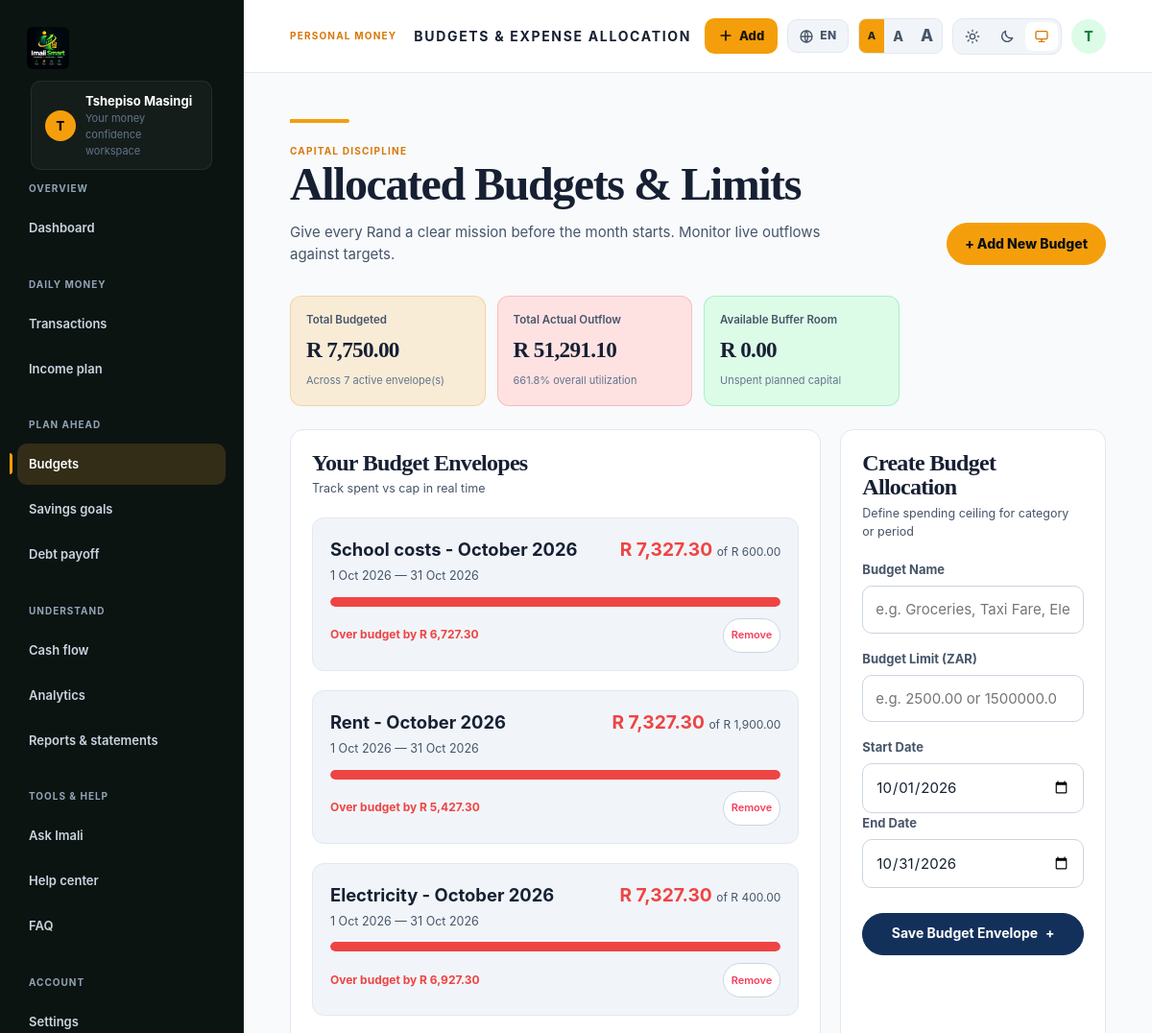
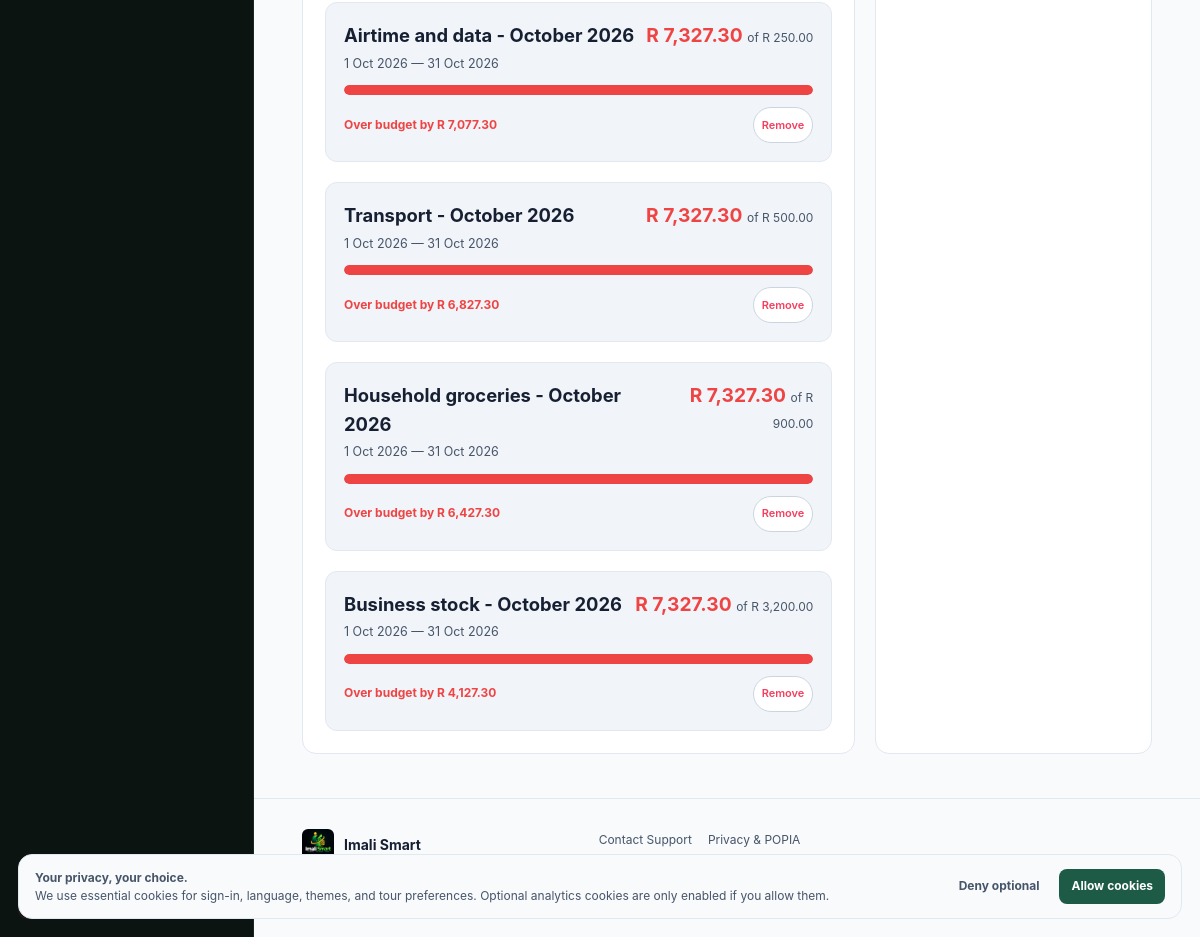
/budgets.php (signed in), run on the app's committed database (2 pictures, top to bottom).
### tables this page shows
CREATE TABLE IF NOT EXISTS users (
  id BIGINT UNSIGNED AUTO_INCREMENT PRIMARY KEY, firebase_uid VARCHAR(128) NULL UNIQUE,
  auth_provider VARCHAR(32) NOT NULL DEFAULT 'local', full_name VARCHAR(160) NOT NULL,
  email VARCHAR(190) NOT NULL UNIQUE, phone_number VARCHAR(40) NULL, alternative_email VARCHAR(190) NULL,
  date_of_birth DATE NULL, province VARCHAR(80) NULL, city VARCHAR(100) NULL,
  preferred_contact_method ENUM('email','phone','none') NOT NULL DEFAULT 'email', password_hash VARCHAR(255) NOT NULL,
  preferred_language VARCHAR(12) NOT NULL DEFAULT 'en', currency_code CHAR(3) NOT NULL DEFAULT 'ZAR',
  opening_balance DECIMAL(14,2) NOT NULL DEFAULT 0.00, firebase_synced_at DATETIME NULL,
  created_at TIMESTAMP NOT NULL DEFAULT CURRENT_TIMESTAMP, updated_at TIMESTAMP NOT NULL DEFAULT CURRENT_TIMESTAMP ON UPDATE CURRENT_TIMESTAMP,
  deleted_at TIMESTAMP NULL DEFAULT NULL, KEY idx_users_language (preferred_language)
);

CREATE TABLE IF NOT EXISTS budgets (
  id BIGINT UNSIGNED AUTO_INCREMENT PRIMARY KEY, user_id BIGINT UNSIGNED NOT NULL, category_id BIGINT UNSIGNED NULL,
  name VARCHAR(140) NOT NULL, amount DECIMAL(14,2) NOT NULL, period_start DATE NOT NULL, period_end DATE NOT NULL,
  scope VARCHAR(20) NOT NULL DEFAULT 'personal',
  created_at TIMESTAMP NOT NULL DEFAULT CURRENT_TIMESTAMP, updated_at TIMESTAMP NOT NULL DEFAULT CURRENT_TIMESTAMP ON UPDATE CURRENT_TIMESTAMP,
  KEY idx_budgets_owner_period (user_id, period_start, period_end),
  CONSTRAINT fk_budgets_user FOREIGN KEY (user_id) REFERENCES users(id) ON DELETE CASCADE,
  CONSTRAINT fk_budgets_category FOREIGN KEY (category_id) REFERENCES expense_categories(id) ON DELETE SET NULL
);

### budgets.php (the view, shortened to what the rows shown need)
<?php
require_once __DIR__ . '/config/app.php';
require_once __DIR__ . '/config/database.php';
require_once __DIR__ . '/includes/auth.php';
require_once __DIR__ . '/includes/functions.php';
require_auth();
$user = current_user();
$budgets = [];
if (database_ready()) {
    try {
        $stmt = db()->prepare('
            SELECT id, name, amount, period_start, period_end
            FROM budgets
            WHERE user_id = :user_id
            ORDER BY period_end DESC, id DESC
        ');
        $stmt->execute(['user_id' => $user['id']]);
        $rawBudgets = $stmt->fetchAll();
        $txStmt = db()->prepare("
            SELECT amount, transaction_date
            FROM transactions
            WHERE user_id = :user_id AND transaction_type = 'expense' AND deleted_at IS NULL
        ");
        $txStmt->execute(['user_id' => $user['id']]);
        $userExpenses = $txStmt->fetchAll();
        foreach ($rawBudgets as $b) {
            $bAmount = (float) $b['amount'];
            $start = $b['period_start'];
            $end = $b['period_end'];
            $spent = 0.0;
            foreach ($userExpenses as $tx) {
                $txDate = (string) $tx['transaction_date'];
                if ($txDate >= $start && $txDate <= $end) {
                    $spent += (float) $tx['amount'];
                }
            }
            $pct = $bAmount > 0 ? min(150, round(($spent / $bAmount) * 100)) : 0;
            $remaining = max(0.0, $bAmount - $spent);
            $budgets[] = array_merge($b, [
                'spent' => $spent,
                'pct' => $pct,
                'remaining' => $remaining,
                'is_over' => $spent > $bAmount,
            ]);
        }
    } catch (Throwable $e) {}
}
$page_title = 'Budgets & Expense Allocation';
require __DIR__ . '/includes/header.php';
?>
<div class="page-heading">
    <div>
        <h1>Allocated Budgets &amp; Limits</h1>
    </div>
</div>
<div class="dashboard-grid">
    <section class="panel">
        <div class="panel__heading">
            <div>
                <h2>Your Budget Envelopes</h2>
            </div>
        </div>
        <?php if (empty($budgets)) : ?>
            <div class="empty-state">
                <div class="empty-state__mark">◒</div>
                <h3>No budgets established yet</h3>
                <p>Creating your first budget takes 30 seconds. Choose an essential category like groceries or fuel.</p>
            </div>
        <?php else : ?>
            <div style="display: flex; flex-direction: column; gap: 20px;">
                <?php foreach ($budgets as $b) :
                    $barColor = $b['is_over'] ? '#ef4444' : ($b['pct'] >= 85 ? '#eab308' : '#22c55e');
                ?>
                    <div style="padding: 18px; background: var(--paper-deep); border: 1px solid var(--line); border-radius: 12px;">
                        <div style="display: flex; justify-content: space-between; align-items: flex-start; margin-bottom: 8px;">
                            <div>
                                <div style="display: flex; align-items: center; gap: 8px;">
                                    <strong style="font-size: 1.15rem; color: var(--ink);"><?= e((string) $b['name']) ?></strong>
                                </div>
                                <small style="color: var(--ink-soft); margin-top: 4px; display: block;">
                                    <?= e(safe_date((string) $b['period_start'])) ?> — <?= e(safe_date((string) $b['period_end'])) ?>
                                </small>
                            </div>
                            <div style="text-align: right;">
                                <strong style="font-size: 1.2rem; color: <?= $barColor ?>;">
                                    <?= money($b['spent']) ?>
                                </strong>
                                <span style="font-size: 12px; color: var(--ink-soft);">of <?= money($b['amount']) ?></span>
                            </div>
                        </div>
                        <div style="height: 10px; background: var(--line); border-radius: 5px; overflow: hidden; margin: 12px 0;">
                            <div style="width: <?= min(100, $b['pct']) ?>%; height: 100%; background: <?= $barColor ?>; border-radius: 5px; transition: width 0.3s ease;"></div>
                        </div>
                        <div style="display: flex; justify-content: space-between; align-items: center; font-size: 12px;">
                            <span style="color: <?= $b['is_over'] ? '#ef4444' : '#94a3b8' ?>; font-weight: <?= $b['is_over'] ? '700' : 'normal' ?>;">
                                <?= $b['is_over'] ? 'Over budget by ' . money($b['spent'] - $b['amount']) : money($b['remaining']) . ' left to spend (' . (100 - $b['pct']) . '%)' ?>
                            </span>
                            <form method="post" action="budgets.php" onsubmit="return confirm('Remove this budget envelope?');" style="margin: 0;">
                                <button type="submit" class="btn btn--quiet btn--small" style="color: #f43f5e; padding: 4px 8px; font-size: 11px;">Remove</button>
                            </form>
                        </div>
                    </div>
                <?php endforeach; ?>
            </div>
        <?php endif; ?>
    </section>
    <aside class="panel" id="new-budget-modal">
        <div class="panel__heading">
            <div>
                <h2>Create Budget Allocation</h2>
            </div>
        </div>
    </aside>
</div>
<?php require __DIR__ . '/includes/footer.php'; ?>

### includes/header.php (shortened to what the rows shown need)
<?php
require_once __DIR__ . '/functions.php';
require_once __DIR__ . '/i18n.php';
$page_title = $page_title ?? t('app_name');
$user = function_exists('current_user') ? current_user() : null;
$currentLang = current_lang(); $isRtl = is_rtl(); $lowData = false; $chartType = 'bar'; if ($user && !empty($user['id'])) { $chartType = get_chart_preference((int)$user['id']); }
if ($user && function_exists('database_ready') && database_ready()) { try { $ldStmt = db()->prepare('SELECT low_data_mode FROM user_settings WHERE user_id = :u'); $ldStmt->execute(['u' => $user['id']]); $lowData = (int)$ldStmt->fetchColumn() === 1; } catch (Throwable $e) {} }
?><!doctype html>
<html lang="<?= e($currentLang) ?>" dir="<?= $isRtl ? 'rtl' : 'ltr' ?>" data-theme="default" data-chart-type="<?= e($chartType) ?>"<?= $lowData ? ' data-low-data="1"' : '' ?>>
<head><link rel="stylesheet" href="css/variables.css?v=<?= asset_v('css/variables.css') ?>"><link rel="stylesheet" href="css/global.css?v=<?= asset_v('css/global.css') ?>"><link rel="stylesheet" href="css/layout.css?v=<?= asset_v('css/layout.css') ?>"><link rel="stylesheet" href="css/components.css?v=<?= asset_v('css/components.css') ?>"><link rel="stylesheet" href="css/responsive.css?v=<?= asset_v('css/responsive.css') ?>"><link rel="stylesheet" href="css/forms.css?v=<?= asset_v('css/forms.css') ?>"><link rel="stylesheet" href="css/tables.css?v=<?= asset_v('css/tables.css') ?>"><link rel="stylesheet" href="css/charts.css?v=<?= asset_v('css/charts.css') ?>"><link rel="stylesheet" href="css/reports.css?v=<?= asset_v('css/reports.css') ?>"><link rel="stylesheet" href="css/settings.css?v=<?= asset_v('css/settings.css') ?>"></head>
<body class="app-body"><div class="app-frame"><?php if ($user) require __DIR__ . '/sidebar.php'; ?><div class="app-main<?= $user ? '' : ' app-main--public' ?>"><?php if ($user) : ?><header class="topbar"><div class="topbar-context"><span class="eyebrow">PERSONAL MONEY</span><span class="topbar-context__page"><?= e($page_title) ?></span></div><div class="topbar-actions hdr-actions">
<?php $hdrLangs = available_languages(); $hdrLangNative = (string)($hdrLangs[$currentLang]['native'] ?? strtoupper($currentLang)); ?>
<a class="hdr-add" href="transactions.php?action=add" title="Record money in or out"><svg viewBox="0 0 24 24" width="16" height="16" aria-hidden="true"><path d="M12 5v14M5 12h14" stroke="currentColor" stroke-width="2.6" stroke-linecap="round"/></svg><span>Add</span></a>
<a class="hdr-chip hdr-lang" href="settings.php#language" title="Language: <?= e($hdrLangNative) ?>" aria-label="Change language. Current language: <?= e($hdrLangNative) ?>"><svg viewBox="0 0 24 24" width="16" height="16" aria-hidden="true"><circle cx="12" cy="12" r="9" fill="none" stroke="currentColor" stroke-width="2"/><path d="M3 12h18M12 3c3 3.2 3 14.8 0 18M12 3c-3 3.2-3 14.8 0 18" fill="none" stroke="currentColor" stroke-width="2"/></svg><span><?= e(strtoupper(explode('-', $currentLang)[0])) ?></span></a>
<div class="a11y-group hdr-text" role="group" aria-label="Text size"><button type="button" data-a11y-text="md" aria-pressed="true" title="Normal text" aria-label="Normal text size" style="font-size:11px;">A</button><button type="button" data-a11y-text="lg" aria-pressed="false" title="Large text" aria-label="Large text size" style="font-size:14px;">A</button><button type="button" data-a11y-text="xl" aria-pressed="false" title="Extra large text" aria-label="Extra large text size" style="font-size:17px;">A</button></div>
<div class="theme-seg" role="group" aria-label="Appearance"><button class="theme-seg__btn" type="button" data-set-theme="light" aria-pressed="false" title="<?= e(t('theme_light')) ?>" aria-label="<?= e(t('theme_light')) ?>"><svg viewBox="0 0 24 24" width="16" height="16" aria-hidden="true"><circle cx="12" cy="12" r="4" fill="none" stroke="currentColor" stroke-width="2"/><path d="M12 2v2m0 16v2M4.9 4.9l1.4 1.4m11.4 11.4 1.4 1.4M2 12h2m16 0h2M4.9 19.1l1.4-1.4m11.4-11.4 1.4-1.4" stroke="currentColor" stroke-width="2" stroke-linecap="round"/></svg><span><?= e(t('theme_light')) ?></span></button><button class="theme-seg__btn" type="button" data-set-theme="dark" aria-pressed="false" title="<?= e(t('theme_dark')) ?>" aria-label="<?= e(t('theme_dark')) ?>"><svg viewBox="0 0 24 24" width="16" height="16" aria-hidden="true"><path d="M20.5 14.2A8.5 8.5 0 0 1 9.8 3.5a8.5 8.5 0 1 0 10.7 10.7z" fill="none" stroke="currentColor" stroke-width="2" stroke-linejoin="round"/></svg><span><?= e(t('theme_dark')) ?></span></button><button class="theme-seg__btn" type="button" data-set-theme="default" aria-pressed="false" title="<?= e(t('theme_system')) ?>" aria-label="<?= e(t('theme_system')) ?>"><svg viewBox="0 0 24 24" width="16" height="16" aria-hidden="true"><rect x="3" y="4" width="18" height="12" rx="2" fill="none" stroke="currentColor" stroke-width="2"/><path d="M8 20h8M12 16v4" stroke="currentColor" stroke-width="2" stroke-linecap="round"/></svg><span><?= e(t('theme_system')) ?></span></button></div>
<div class="user-menu" data-user-menu><button class="avatar user-menu__toggle" type="button" data-user-menu-toggle aria-haspopup="true" aria-expanded="false" aria-label="Account menu" title="<?= e($user['full_name'] ?? 'User') ?>"><?= e(strtoupper(substr((string)($user['full_name'] ?? 'U'),0,1))) ?></button>
</div>
</div></header><?php endif; ?><main id="main-content" class="page-content">

### includes/navigation.php (shortened to what the rows shown need)
<?php
$active_page=basename($_SERVER['PHP_SELF']??''); $user=function_exists('current_user')?current_user():null;
$nav_groups = [
    'OVERVIEW' => [
        ['href' => 'dashboard.php', 'label' => 'Dashboard'],
    ],
    'DAILY MONEY' => [
        ['href' => 'transactions.php', 'label' => 'Transactions'],
        ['href' => 'irregular-income.php', 'label' => 'Income plan'],
    ],
    'PLAN AHEAD' => [
        ['href' => 'budgets.php', 'label' => 'Budgets'],
        ['href' => 'savings.php', 'label' => 'Savings goals'],
        ['href' => 'debts.php', 'label' => 'Debt payoff'],
    ],
    'UNDERSTAND' => [
        ['href' => 'cashflow.php', 'label' => 'Cash flow'],
        ['href' => 'analytics.php', 'label' => 'Analytics'],
        ['href' => 'reports.php', 'label' => 'Reports & statements'],
    ],
    'TOOLS & HELP' => [
        ['href' => 'ai-assistant.php', 'label' => 'Ask Imali'],
        ['href' => 'help.php', 'label' => 'Help center'],
        ['href' => 'faq.php', 'label' => 'FAQ'],
    ],
];
?>
<aside class="sidebar" id="app-sidebar" data-sidebar aria-label="Personal finance navigation"><div class="brand-lockup"><a href="dashboard.php" class="brand-mark" aria-label="Imali Smart Overview" style="display:flex;align-items:center;gap:10px;text-decoration:none;"><img src="assets/logo/imali-logo.png" alt="Imali Smart" style="max-height:44px;width:auto;object-fit:contain;border-radius:6px;"></a><button class="icon-button sidebar-close" type="button" data-mobile-menu aria-label="Close navigation">×</button></div>
<a class="sidebar-user-pill" href="settings.php" style="text-decoration:none;padding:10px 14px;margin:12px 14px;background:rgba(255,255,255,.04);border:1px solid rgba(255,255,255,.08);border-radius:10px;display:flex;align-items:center;gap:10px;"><span class="avatar-badge" style="width:32px;height:32px;border-radius:50%;background:var(--marigold);color:#000;display:inline-flex;align-items:center;justify-content:center;font-weight:800;font-size:13px;"><?=e(strtoupper(substr((string)($user['full_name']??'U'),0,1)))?></span><div style="flex:1;min-width:0;"><div style="font-size:13px;font-weight:700;color:#fff;white-space:nowrap;overflow:hidden;text-overflow:ellipsis;"><?=e((string)($user['full_name']??'Verified User'))?></div><div style="font-size:11px;color:var(--ink-faint);">Your money confidence workspace</div></div></a>
<nav class="primary-nav" aria-label="Personal finance sections"><?php $firstGroup=true; foreach($nav_groups as $groupName=>$groupItems):?><p class="nav-label<?=$firstGroup?'':' nav-label--spaced'?>"><?=e($groupName)?></p><?php $firstGroup=false; foreach($groupItems as $item):?><a class="nav-item<?=$active_page===$item['href']?' is-active':''?>"<?=$active_page===$item['href']?' aria-current="page"':''?> href="<?=e($item['href'])?>"><span><?=e($item['label'])?></span></a><?php endforeach; endforeach;?><p class="nav-label nav-label--spaced">ACCOUNT</p><a class="nav-item sidebar-settings<?=$active_page==='settings.php'?' is-active':''?>" href="settings.php"><span><?=e(t('nav_settings'))?></span></a></nav>
<div class="sidebar-footer"><a class="sidebar-logout" href="logout.php" style="display:flex;align-items:center;justify-content:space-between;padding:10px 14px;color:#ef4444;text-decoration:none;border-radius:8px;font-weight:600;font-size:13px;background:rgba(239,68,68,.08);"><span></span><span></span></a></div></aside>

### data on the page
users: full_name "T", full_name "Tshepiso Masingi"
budgets: name "School costs - October 2026", period_start "1 Oct 2026", period_end "31 Oct 2026", spent "R 7,327.30", amount "R 600.00", min(100, $b['pct']) 100 (drawn), money($b['spent']-$b['amount']) "R 6,727.30"
budgets: name "Rent - October 2026", period_start "1 Oct 2026", period_end "31 Oct 2026", spent "R 7,327.30", amount "R 1,900.00", min(100, $b['pct']) 100 (drawn), money($b['spent']-$b['amount']) "R 5,427.30"
budgets: name "Electricity - October 2026", period_start "1 Oct 2026", period_end "31 Oct 2026", spent "R 7,327.30", amount "R 400.00", min(100, $b['pct']) 100 (drawn), money($b['spent']-$b['amount']) "R 6,927.30"
budgets: name "Airtime and data - October 2026", period_start "1 Oct 2026", period_end "31 Oct 2026", spent "R 7,327.30", amount "R 250.00", min(100, $b['pct']) 100 (drawn), money($b['spent']-$b['amount']) "R 7,077.30"
budgets: name "Transport - October 2026", period_start "1 Oct 2026", period_end "31 Oct 2026", spent "R 7,327.30", amount "R 500.00", min(100, $b['pct']) 100 (drawn), money($b['spent']-$b['amount']) "R 6,827.30"
budgets: name "Household groceries - October 2026", period_start "1 Oct 2026", period_end "31 Oct 2026", spent "R 7,327.30", amount "R 900.00", min(100, $b['pct']) 100 (drawn), money($b['spent']-$b['amount']) "R 6,427.30"
budgets: name "Business stock - October 2026", period_start "1 Oct 2026", period_end "31 Oct 2026", spent "R 7,327.30", amount "R 3,200.00", min(100, $b['pct']) 100 (drawn), money($b['spent']-$b['amount']) "R 4,127.30"

### other printed values
$groupName "OVERVIEW"
$item['label'] "Dashboard"
$groupName "DAILY MONEY"
$item['label'] "Transactions"
$item['label'] "Income plan"
$groupName "PLAN AHEAD"
$item['label'] "Budgets"
$item['label'] "Savings goals"
$item['label'] "Debt payoff"
$groupName "UNDERSTAND"
$item['label'] "Cash flow"
$item['label'] "Analytics"
$item['label'] "Reports & statements"
$groupName "TOOLS & HELP"
$item['label'] "Ask Imali"
